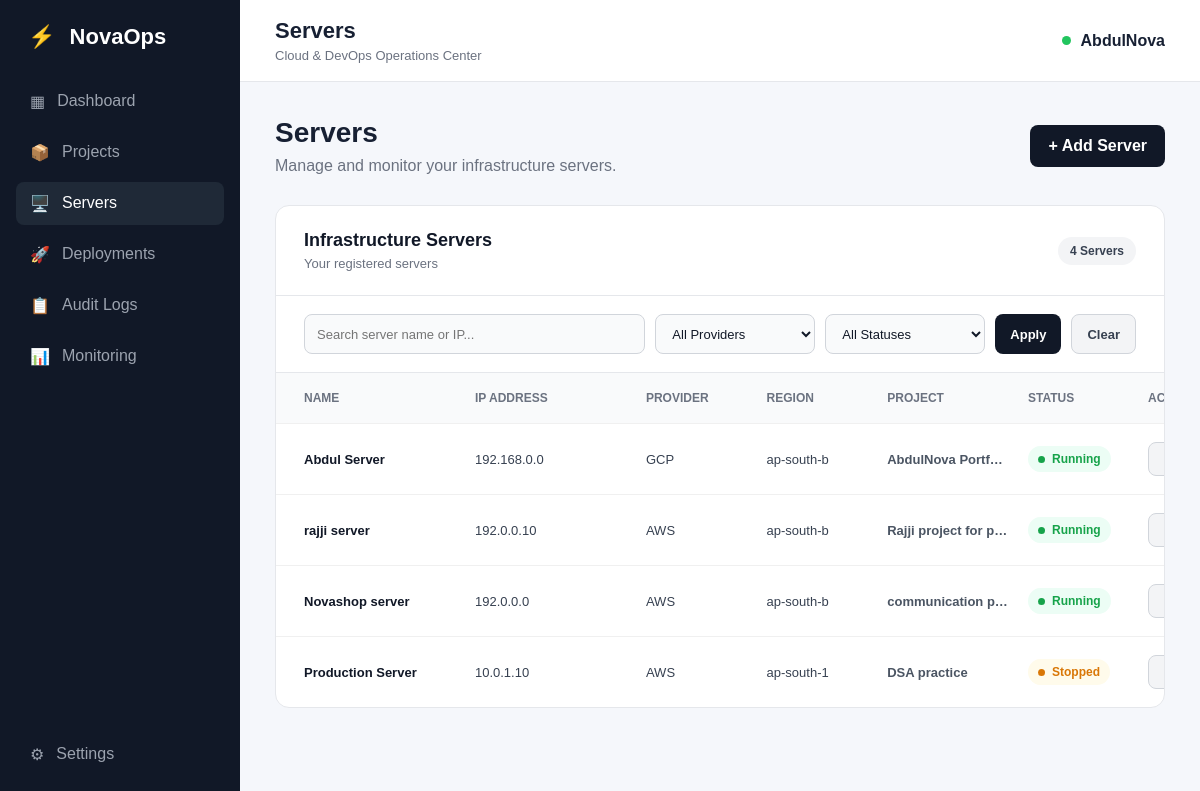
The page /servers on the database its author committed.
### app.py (models this page shows)
class Server(db.Model):
    id = db.Column(
        db.Integer,
        primary_key=True
    )
    name = db.Column(
        db.String(100),
        nullable=False
    )
    ip_address = db.Column(
        db.String(50),
        nullable=False
    )
    provider = db.Column(
        db.String(50),
        nullable=False
    )
    region = db.Column(
        db.String(50),
        nullable=False
    )
    status = db.Column(
        db.String(50),
        nullable=False
    )
    project_id = db.Column(
        db.Integer,
        db.ForeignKey("project.id"),
        nullable=True
    )

class Project(db.Model):
    id = db.Column(
        db.Integer,
        primary_key=True
    )
    name = db.Column(
        db.String(100),
        nullable=False
    )
    description = db.Column(
        db.Text,
        nullable=False
    )
    status = db.Column(
        db.String(50),
        nullable=False
    )
    servers = db.relationship(
        "Server",
        backref="project",
        lazy=True
    )

### app.py (the view, shortened to what this page needs)
@app.route("/servers")
def servers():
    search = request.args.get(
        "search",
        ""
    ).strip()
    provider = request.args.get(
        "provider",
        ""
    ).strip()
    status = request.args.get(
        "status",
        ""
    ).strip()
    query = Server.query
    if provider:
        query = query.filter(
            Server.provider == provider
        )
    if status:
        query = query.filter(
            Server.status == status
        )
    servers = query.order_by(
        Server.id.desc()
    ).all()
    return render_template(
        "servers.html",
        servers=servers,
        search=search,
        provider=provider,
        status=status
    )

### templates/servers.html (shortened to what this page needs)
{% extends "base.html" %}
{% block page_title %}
Servers
{% endblock %}
{% block content %}
<div class="welcome">
    <div>
        <h1>Servers</h1>
        <p>Manage and monitor your infrastructure servers.</p>
    </div>
    <a href="{{ url_for('new_server') }}" class="primary-btn">
        + Add Server
    </a>
</div>
<div class="server-card">
    <div class="server-card-header">
        <div>
            <h2>Infrastructure Servers</h2>
            <p>Your registered servers</p>
        </div>
        <span class="server-count">
            {{ servers|length }} Servers
        </span>
    </div>
    <div class="server-filters">
        <form method="GET" action="{{ url_for('servers') }}">
            <div class="filter-search">
                <input type="text" name="search" value="{{ search }}" placeholder="Search server name or IP...">
            </div>
            <div class="filter-select">
                <select name="provider">
                    <option value="">
                        All Providers
                    </option>
                </select>
            </div>
            <div class="filter-select">
                <select name="status">
                    <option value="">
                        All Statuses
                    </option>
                </select>
            </div>
            <button type="submit" class="filter-btn">
                Apply
            </button>
            <a href="{{ url_for('servers') }}" class="clear-filter-btn">
                Clear
            </a>
        </form>
    </div>
    <div class="server-table">
        <div class="server-table-header">
            <span>Name</span>
            <span>IP Address</span>
            <span>Provider</span>
            <span>Region</span>
            <span>Project</span>
            <span>Status</span>
            <span>Actions</span>
        </div>
        {% for server in servers %}
        <div class="server-row">
            <span class="server-name">
                {{ server.name }}
            </span>
            <span>
                {{ server.ip_address }}
            </span>
            <span>
                {{ server.provider }}
            </span>
            <span>
                {{ server.region }}
            </span>
            <span class="server-project">
                {% if server.project %}
                {{ server.project.name }}
                {% else %}
                Unassigned
                {% endif %}
            </span>
            <span class="server-status
    {% if server.status == 'Running' %}
        status-running
    {% elif server.status == 'Stopped' %}
        status-stopped
    {% elif server.status == 'Failed' %}
        status-failed
    {% endif %}">
                <span class="status-indicator"></span>
                {{ server.status }}
            </span>
            <div class="server-actions">
                <a href="{{ url_for('edit_server', server_id=server.id) }}" class="secondary-btn">
                </a>
            </div>
        </div>
        {% endfor %}
    </div>
</div>
{% endblock %}

### static/css/style.css (style rules this page uses)
* { margin: 0; padding: 0; box-sizing: border-box; }
body { font-family: Arial, sans-serif; background: #f5f7fb; color: #172033; }
.welcome { display: flex; justify-content: space-between; align-items: center; margin-bottom: 30px; }
.welcome h1 { font-size: 28px; margin-bottom: 8px; }
.welcome p { color: #6b7280; }
.primary-btn { display: inline-flex; align-items: center; justify-content: center; border: none; background: #111827; color: white; padding: 12px 18px; border-radius: 8px; cursor: pointer; font-weight: 600; text-decoration: none; transition: 0.2s; }
.secondary-btn { background: #f3f4f6; color: #374151; border: 1px solid #d1d5db; }
.server-card { background: #ffffff; border: 1px solid #e5e7eb; border-radius: 14px; overflow: hidden; }
.server-card-header { display: flex; align-items: center; justify-content: space-between; padding: 24px 28px; border-bottom: 1px solid #e5e7eb; }
.server-card-header h2 { font-size: 18px; color: #111827; }
.server-card-header p { margin-top: 5px; color: #6b7280; font-size: 13px; }
.server-count { padding: 7px 12px; background: #f3f4f6; color: #374151; border-radius: 20px; font-size: 12px; font-weight: 600; }
.server-table { width: 100%; }
.server-table-header, .server-row { display: grid; grid-template-columns: 1.5fr 1.5fr 1fr 1fr 1.2fr 100px 150px; align-items: center; column-gap: 20px; padding: 18px 28px; }
.server-table-header { background: #f9fafb; color: #6b7280; font-size: 12px; font-weight: 600; text-transform: uppercase; }
.server-row { border-top: 1px solid #f0f0f0; color: #374151; font-size: 13px; }
.server-name { font-weight: 600; color: #111827; }
.server-project { font-weight: 600; color: #4b5563; overflow: hidden; white-space: nowrap; text-overflow: ellipsis; }
.server-status { display: inline-flex; align-items: center; gap: 7px; justify-self: start; padding: 6px 10px; border-radius: 20px; font-size: 12px; font-weight: 600; }
.status-running { background: #ecfdf5; color: #16a34a; }
.status-stopped { background: #fffbeb; color: #d97706; }
.status-indicator { width: 7px; height: 7px; border-radius: 50%; background: currentColor; }
.server-actions { display: flex; align-items: center; justify-content: flex-start; gap: 8px; white-space: nowrap; }
.server-actions .secondary-btn, .server-actions .danger-btn { width: 64px; height: 34px; display: inline-flex; align-items: center; justify-content: center; padding: 0; border-radius: 8px; font-family: inherit; font-size: 12px; font-weight: 600; text-decoration: none; box-sizing: border-box; transition: all 0.2s ease; }
.server-actions .secondary-btn { background: #f3f4f6; color: #374151; border: 1px solid #d1d5db; }
@media (max-width: 1200px) { .server-table { overflow-x: auto; } }
@media (max-width: 1200px) { .server-table-header, .server-row { min-width: 1050px; } }
.server-filters { padding: 18px 28px; background: #ffffff; border-bottom: 1px solid #e5e7eb; }
.server-filters form { display: flex; align-items: center; gap: 10px; flex-wrap: wrap; }
.filter-search { flex: 1; min-width: 240px; }
.filter-search input, .filter-select select { width: 100%; height: 40px; padding: 0 12px; border: 1px solid #d1d5db; border-radius: 8px; background: #f9fafb; color: #111827; font-family: inherit; font-size: 13px; outline: none; transition: 0.2s; }
.filter-select { width: 160px; }
.filter-select select { cursor: pointer; }
.filter-btn, .clear-filter-btn { height: 40px; display: inline-flex; align-items: center; justify-content: center; padding: 0 15px; border-radius: 8px; font-family: inherit; font-size: 13px; font-weight: 600; text-decoration: none; box-sizing: border-box; transition: 0.2s; }
.filter-btn { border: none; background: #111827; color: #ffffff; cursor: pointer; }
.clear-filter-btn { background: #f3f4f6; color: #374151; border: 1px solid #d1d5db; }

### rows shown on the page
Server: name "Abdul Server", ip_address "192.168.0.0", provider "GCP", region "ap-south-b", project.name "AbdulNova Portf…", status "Running"
Server: name "rajji server", ip_address "192.0.0.10", provider "AWS", region "ap-south-b", project.name "Rajji project for p…", status "Running"
Server: name "Novashop server", ip_address "192.0.0.0", provider "AWS", region "ap-south-b", project.name "communication p…", status "Running"
Server: name "Production Server", ip_address "10.0.1.10", provider "AWS", region "ap-south-1", project.name "DSA practice", status "Stopped"

### other values the page prints
{{ servers|length }} "4"
